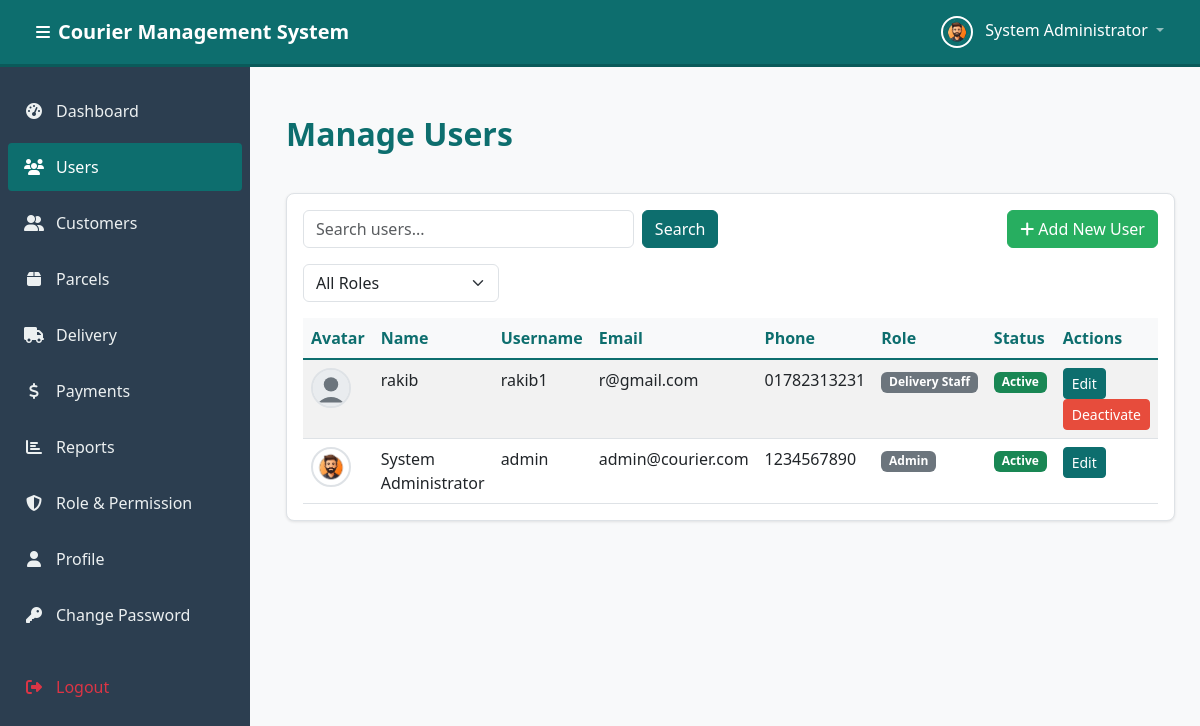
The app's page /modules/users/list.php (signed in) with its own data.
### tables this page shows
CREATE TABLE `users` (
  `id` int(11) NOT NULL,
  `full_name` varchar(100) NOT NULL,
  `email` varchar(100) NOT NULL,
  `phone` varchar(20) DEFAULT NULL,
  `username` varchar(50) NOT NULL,
  `password` varchar(255) NOT NULL,
  `avatar` varchar(255) DEFAULT NULL,
  `role_id` int(11) NOT NULL,
  `is_active` tinyint(1) NOT NULL DEFAULT 1,
  `created_at` timestamp NOT NULL DEFAULT current_timestamp(),
  `updated_at` timestamp NOT NULL DEFAULT current_timestamp() ON UPDATE current_timestamp()
);

CREATE TABLE `roles` (
  `id` int(11) NOT NULL,
  `role_name` varchar(50) NOT NULL,
  `description` varchar(255) DEFAULT NULL,
  `created_at` timestamp NOT NULL DEFAULT current_timestamp()
);

### includes/role_check.php (called while the page is built, shortened)
<?php
function hasRole($allowedRoles) {
    return in_array($_SESSION['role_name'], $allowedRoles);
}
function hasPermission($pdo, $moduleKey, $action) {
    $permissionKey = $moduleKey . '.' . $action;
    if (isset($_SESSION['permissions']) && is_array($_SESSION['permissions'])) {
        return in_array($permissionKey, $_SESSION['permissions']);
    }
}

### modules/users/list.php (the view, shortened to what this page needs)
<?php
require_once '../../includes/role_check.php';
require_once '../../config/db.php';
$search = trim($_GET['search'] ?? '');
try {
    $sql = "SELECT u.*, r.role_name FROM users u JOIN roles r ON u.role_id = r.id WHERE 1=1";
    $params = [];
    $sql .= " ORDER BY u.created_at DESC";
    $stmt = $pdo->prepare($sql);
    $stmt->execute($params);
    $users = $stmt->fetchAll();
} catch (PDOException $e) {
    error_log("User List Error: " . $e->getMessage());
    setFlashMessage('error', 'An error occurred while loading users');
    $users = [];
    $roles = [];
}
require_once '../../includes/header.php';
?>
<div class="container-fluid py-4">
    <div class="row mb-4">
        <div class="col-12">
            <h2 class="page-title">Manage Users</h2>
        </div>
    </div>
    <div class="card">
        <div class="card-body">
            <div class="row mb-3">
                <div class="col-md-6">
                    <form method="GET" class="d-flex">
                        <input type="text" class="form-control me-2" name="search" placeholder="Search users..." value="<?php echo htmlspecialchars($search); ?>">
                        <button type="submit" class="btn btn-primary">Search</button>
                    </form>
                </div>
                <div class="col-md-6 text-end">
                    <a href="<?php echo BASE_URL; ?>modules/users/create.php" class="btn btn-success">
                        <i class="fas fa-plus"></i> Add New User
                    </a>
                </div>
            </div>
            <div class="row mb-3">
                <div class="col-md-3">
                    <select class="form-select" id="roleFilter" onchange="filterByRole()">
                        <option value="">All Roles</option>
                    </select>
                </div>
            </div>
            <div class="table-responsive">
                <table class="table table-striped table-hover">
                    <thead>
                        <tr>
                            <th>Avatar</th>
                            <th>Name</th>
                            <th>Username</th>
                            <th>Email</th>
                            <th>Phone</th>
                            <th>Role</th>
                            <th>Status</th>
                            <th>Actions</th>
                        </tr>
                    </thead>
                    <tbody>
                        <?php if (empty($users)): ?>
                            <tr>
                                <td colspan="8" class="text-center">No users found</td>
                            </tr>
                        <?php else: ?>
                            <?php foreach ($users as $user): ?>
                                <?php
                                    $avatarPath = (!empty($user['avatar'])) ? BASE_URL . 'assets/images/avatars/' . $user['avatar'] : BASE_URL . 'assets/images/avatars/default-avatar.svg';
                                ?>
                                <tr>
                                    <td>
                                        <img src="<?php echo $avatarPath; ?>" alt="Avatar" class="table-avatar">
                                    </td>
                                    <td><?php echo htmlspecialchars($user['full_name']); ?></td>
                                    <td><?php echo htmlspecialchars($user['username']); ?></td>
                                    <td><?php echo htmlspecialchars($user['email']); ?></td>
                                    <td><?php echo htmlspecialchars($user['phone'] ?? '-'); ?></td>
                                    <td>
                                        <span class="badge bg-secondary"><?php echo htmlspecialchars($user['role_name']); ?></span>
                                    </td>
                                    <td>
                                        <?php if ($user['is_active']): ?>
                                            <span class="badge bg-success">Active</span>
                                        <?php else: ?>
                                            <span class="badge bg-danger">Inactive</span>
                                        <?php endif; ?>
                                    </td>
                                    <td>
                                        <a href="<?php echo BASE_URL; ?>modules/users/edit.php?id=<?php echo $user['id']; ?>" class="btn btn-sm btn-primary">Edit</a>
                                        <?php if ($user['id'] != $_SESSION['user_id']): ?>
                                            <a href="<?php echo BASE_URL; ?>modules/users/delete.php?id=<?php echo $user['id']; ?>" class="btn btn-sm btn-danger" onclick="return confirm('Are you sure you want to <?php echo $user['is_active'] ? 'deactivate' : 'activate'; ?> this user?');">
                                                <?php echo $user['is_active'] ? 'Deactivate' : 'Activate'; ?>
                                            </a>
                                        <?php endif; ?>
                                    </td>
                                </tr>
                            <?php endforeach; ?>
                        <?php endif; ?>
                    </tbody>
                </table>
            </div>
        </div>
    </div>
</div>
<?php require_once '../../includes/footer.php'; ?>

### includes/header.php (shortened to what this page needs)
<?php
require_once __DIR__ . '/../config/db.php';
require_once __DIR__ . '/role_check.php';
$avatarPath = (!empty($_SESSION['avatar'])) ? BASE_URL . 'assets/images/avatars/' . $_SESSION['avatar'] : BASE_URL . 'assets/images/avatars/default-avatar.svg';
?>
<!DOCTYPE html>
<html lang="en">
<head>
    <link href="https://cdn.jsdelivr.net/npm/bootstrap@5.3.0/dist/css/bootstrap.min.css" rel="stylesheet">
    <link rel="stylesheet" href="<?php echo BASE_URL; ?>assets/css/style.css">
</head>
<body>
    <nav class="navbar navbar-expand-lg navbar-dark top-navbar sticky-top">
        <div class="container-fluid">
            <button class="btn btn-link text-white sidebar-toggle" id="sidebarToggle">
                <i class="fas fa-bars"></i>
            </button>
            <a class="navbar-brand" href="<?php echo BASE_URL; ?>dashboard.php">
                <?php echo SITE_NAME; ?>
            </a>
            <div class="collapse navbar-collapse" id="navbarNav">
                <ul class="navbar-nav ms-auto">
                    <li class="nav-item dropdown">
                        <a class="nav-link dropdown-toggle" href="#" id="userDropdown" role="button" data-bs-toggle="dropdown">
                            <img src="<?php echo $avatarPath; ?>" alt="Avatar" class="user-avatar">
                            <span class="user-name"><?php echo htmlspecialchars($_SESSION['full_name']); ?></span>
                        </a>
                    </li>
                </ul>
            </div>
        </div>
    </nav>
    <div class="main-wrapper">
        <?php include __DIR__ . '/sidebar.php'; ?>
        <main class="main-content">

### includes/sidebar.php (shortened to what this page needs)
<?php
require_once __DIR__ . '/../config/db.php';
require_once __DIR__ . '/role_check.php';
$currentRequest = $_SERVER['REQUEST_URI'];
?>
<aside class="sidebar" id="sidebar">
    <nav class="sidebar-nav">
        <ul class="nav flex-column">
            <li class="nav-item">
                <a class="nav-link <?php echo strpos($currentRequest, 'dashboard.php') !== false ? 'active' : ''; ?>" href="<?php echo BASE_URL; ?>dashboard.php">
                    <i class="fas fa-tachometer-alt"></i>
                    <span class="nav-text">Dashboard</span>
                </a>
            </li>
            <?php if (hasPermission($pdo, 'users', 'view')): ?>
            <li class="nav-item">
                <a class="nav-link <?php echo strpos($currentRequest, 'modules/users') !== false ? 'active' : ''; ?>" href="<?php echo BASE_URL; ?>modules/users/list.php">
                    <i class="fas fa-users"></i>
                    <span class="nav-text">Users</span>
                </a>
            </li>
            <?php endif; ?>
            <?php if (hasPermission($pdo, 'customers', 'view')): ?>
            <li class="nav-item">
                <a class="nav-link <?php echo strpos($currentRequest, 'modules/customers') !== false ? 'active' : ''; ?>" href="<?php echo BASE_URL; ?>modules/customers/list.php">
                    <i class="fas fa-user-friends"></i>
                    <span class="nav-text">Customers</span>
                </a>
            </li>
            <?php endif; ?>
            <?php if (hasPermission($pdo, 'parcels', 'view')): ?>
            <li class="nav-item">
                <a class="nav-link <?php echo strpos($currentRequest, 'modules/parcels') !== false ? 'active' : ''; ?>" href="<?php echo BASE_URL; ?>modules/parcels/list.php">
                    <i class="fas fa-box"></i>
                    <span class="nav-text">Parcels</span>
                </a>
            </li>
            <?php endif; ?>
            <?php if (hasRole(['Delivery Staff'])): ?>
            <li class="nav-item">
                <a class="nav-link <?php echo strpos($currentRequest, 'modules/delivery/my-deliveries.php') !== false ? 'active' : ''; ?>" href="<?php echo BASE_URL; ?>modules/delivery/my-deliveries.php">
                    <i class="fas fa-truck"></i>
                    <span class="nav-text">My Deliveries</span>
                </a>
            </li>
            <?php elseif (hasPermission($pdo, 'delivery', 'view')): ?>
            <li class="nav-item">
                <a class="nav-link <?php echo strpos($currentRequest, 'modules/delivery/staff-list.php') !== false ? 'active' : ''; ?>" href="<?php echo BASE_URL; ?>modules/delivery/staff-list.php">
                    <i class="fas fa-truck"></i>
                    <span class="nav-text">Delivery</span>
                </a>
            </li>
            <?php endif; ?>
            <?php if (hasPermission($pdo, 'payments', 'view')): ?>
            <li class="nav-item">
                <a class="nav-link <?php echo strpos($currentRequest, 'modules/payments') !== false ? 'active' : ''; ?>" href="<?php echo BASE_URL; ?>modules/payments/list.php">
                    <i class="fas fa-dollar-sign"></i>
                    <span class="nav-text">Payments</span>
                </a>
            </li>
            <?php endif; ?>
            <?php if (hasPermission($pdo, 'reports', 'view')): ?>
            <li class="nav-item">
                <a class="nav-link <?php echo strpos($currentRequest, 'modules/reports') !== false ? 'active' : ''; ?>" href="<?php echo BASE_URL; ?>modules/reports/parcel-report.php">
                    <i class="fas fa-chart-bar"></i>
                    <span class="nav-text">Reports</span>
                </a>
            </li>
            <?php endif; ?>
            <?php if (hasRole(['Admin'])): ?>
            <li class="nav-item">
                <a class="nav-link <?php echo strpos($currentRequest, 'modules/roles') !== false ? 'active' : ''; ?>" href="<?php echo BASE_URL; ?>modules/roles/list.php">
                    <i class="fas fa-shield-alt"></i>
                    <span class="nav-text">Role & Permission</span>
                </a>
            </li>
            <?php endif; ?>
            <li class="nav-item">
                <a class="nav-link <?php echo strpos($currentRequest, 'profile.php') !== false ? 'active' : ''; ?>" href="<?php echo BASE_URL; ?>modules/users/profile.php">
                    <i class="fas fa-user"></i>
                    <span class="nav-text">Profile</span>
                </a>
            </li>
            <li class="nav-item">
                <a class="nav-link <?php echo strpos($currentRequest, 'change-password.php') !== false ? 'active' : ''; ?>" href="<?php echo BASE_URL; ?>modules/users/change-password.php">
                    <i class="fas fa-key"></i>
                    <span class="nav-text">Change Password</span>
                </a>
            </li>
            <li class="nav-item mt-3">
                <a class="nav-link text-danger" href="<?php echo BASE_URL; ?>auth/logout.php">
                    <i class="fas fa-sign-out-alt"></i>
                    <span class="nav-text">Logout</span>
                </a>
            </li>
        </ul>
    </nav>
</aside>

### includes/footer.php (shortened to what this page needs)
        </main>
    </div>
    <link rel="stylesheet" href="https://cdnjs.cloudflare.com/ajax/libs/font-awesome/6.4.0/css/all.min.css">
</body>
</html>

### assets/css/style.css (style rules this page uses)
:root { --accent-color: #0d6e6e; --accent-hover: #0a5a5a; --sidebar-bg: #2c3e50; --sidebar-text: #ecf0f1; --bg-light: #f8f9fa; --text-dark: #333333; --text-muted: #6c757d; --border-color: #dee2e6; }
body { font-family: 'Segoe UI', Tahoma, Geneva, Verdana, sans-serif; background-color: var(--bg-light); color: var(--text-dark); }
.top-navbar { background-color: var(--accent-color); border-bottom: 3px solid var(--accent-hover); padding: 0.5rem 1rem; }
.top-navbar .navbar-brand { font-weight: 600; font-size: 1.25rem; }
.sidebar-toggle { padding: 0.5rem; color: white; border: none; background: transparent; }
.user-avatar { width: 32px; height: 32px; border-radius: 50%; object-fit: cover; border: 2px solid white; }
.user-name { margin-left: 0.5rem; color: white; }
.main-wrapper { display: flex; min-height: calc(100vh - 56px); }
.sidebar { width: 250px; background-color: var(--sidebar-bg); color: var(--sidebar-text); transition: width 0.3s ease; position: fixed; height: calc(100vh - 56px); overflow-y: auto; z-index: 1000; }
.sidebar-nav { padding: 1rem 0; }
.sidebar .nav-link { color: var(--sidebar-text); padding: 0.75rem 1rem; margin: 0.25rem 0.5rem; border-radius: 4px; display: flex; align-items: center; transition: background-color 0.2s ease; }
.sidebar .nav-link.active { background-color: var(--accent-color); color: white; }
.sidebar .nav-link i { width: 20px; text-align: center; margin-right: 0.75rem; }
.sidebar .nav-link.text-danger { color: #e74c3c; }
.main-content { flex: 1; margin-left: 250px; padding: 1.5rem; transition: margin-left 0.3s ease; }
.page-title { color: var(--accent-color); font-weight: 600; margin-bottom: 1rem; }
.card { border: 1px solid var(--border-color); border-radius: 8px; box-shadow: 0 1px 3px rgba(0, 0, 0, 0.1); margin-bottom: 1.5rem; }
.btn-primary { background-color: var(--accent-color); border-color: var(--accent-color); }
.btn-success { background-color: #27ae60; border-color: #27ae60; }
.btn-danger { background-color: #e74c3c; border-color: #e74c3c; }
.table-avatar { width: 40px; height: 40px; border-radius: 50%; object-fit: cover; border: 2px solid var(--border-color); }
.table { margin-bottom: 0; }
.table thead th { background-color: var(--bg-light); border-bottom: 2px solid var(--accent-color); color: var(--accent-color); font-weight: 600; }
* { transition: background-color 0.2s ease, border-color 0.2s ease; }

### records on screen
users: shows a picture, full_name "rakib", username "rakib1", email "r@gmail.com", phone "01782313231", role.role_name "Delivery Staff", is_active "Active"
users: avatar (picture), full_name "System Administrator", username "admin", email "admin@courier.com", phone "1234567890", role.role_name "Admin", is_active "Active"

### other values on screen
SITE_NAME "Courier Management System"
$_SESSION['full_name'] "System Administrator"
